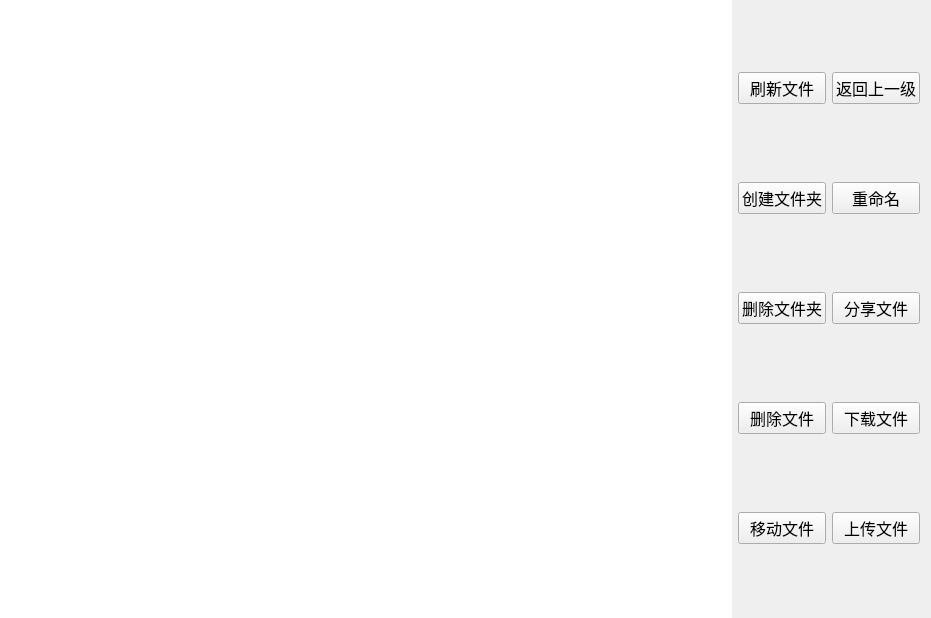
<?xml version="1.0" encoding="UTF-8"?>
<ui version="4.0">
 <class>File</class>
 <widget class="QWidget" name="File">
  <property name="geometry">
   <rect>
    <x>0</x>
    <y>0</y>
    <width>931</width>
    <height>618</height>
   </rect>
  </property>
  <property name="windowTitle">
   <string>Form</string>
  </property>
  <layout class="QGridLayout" name="gridLayout_2">
   <property name="leftMargin">
    <number>0</number>
   </property>
   <property name="topMargin">
    <number>0</number>
   </property>
   <property name="bottomMargin">
    <number>0</number>
   </property>
   <item row="0" column="0">
    <layout class="QHBoxLayout" name="horizontalLayout">
     <item>
      <widget class="QListWidget" name="file_LW">
       <property name="frameShape">
        <enum>QFrame::NoFrame</enum>
       </property>
      </widget>
     </item>
     <item>
      <layout class="QGridLayout" name="gridLayout">
       <item row="0" column="0">
        <widget class="QPushButton" name="flushFile_PB">
         <property name="font">
          <font>
           <family>Agency FB</family>
           <pointsize>12</pointsize>
          </font>
         </property>
         <property name="text">
          <string>刷新文件</string>
         </property>
        </widget>
       </item>
       <item row="0" column="1">
        <widget class="QPushButton" name="return_PB">
         <property name="font">
          <font>
           <family>Agency FB</family>
           <pointsize>12</pointsize>
          </font>
         </property>
         <property name="text">
          <string>返回上一级</string>
         </property>
        </widget>
       </item>
       <item row="1" column="0">
        <widget class="QPushButton" name="mkdir_PB">
         <property name="font">
          <font>
           <family>Agency FB</family>
           <pointsize>12</pointsize>
          </font>
         </property>
         <property name="text">
          <string>创建文件夹</string>
         </property>
        </widget>
       </item>
       <item row="1" column="1">
        <widget class="QPushButton" name="renameFile_PB">
         <property name="font">
          <font>
           <family>Agency FB</family>
           <pointsize>12</pointsize>
          </font>
         </property>
         <property name="text">
          <string>重命名</string>
         </property>
        </widget>
       </item>
       <item row="2" column="0">
        <widget class="QPushButton" name="rmdir_PB">
         <property name="font">
          <font>
           <family>Agency FB</family>
           <pointsize>12</pointsize>
          </font>
         </property>
         <property name="text">
          <string>删除文件夹</string>
         </property>
        </widget>
       </item>
       <item row="2" column="1">
        <widget class="QPushButton" name="shareFile_PB">
         <property name="font">
          <font>
           <family>Agency FB</family>
           <pointsize>12</pointsize>
          </font>
         </property>
         <property name="text">
          <string>分享文件</string>
         </property>
        </widget>
       </item>
       <item row="3" column="0">
        <widget class="QPushButton" name="rmFile_PB">
         <property name="font">
          <font>
           <family>Agency FB</family>
           <pointsize>12</pointsize>
          </font>
         </property>
         <property name="text">
          <string>删除文件</string>
         </property>
        </widget>
       </item>
       <item row="3" column="1">
        <widget class="QPushButton" name="downloadFile_PB">
         <property name="font">
          <font>
           <family>Agency FB</family>
           <pointsize>12</pointsize>
          </font>
         </property>
         <property name="text">
          <string>下载文件</string>
         </property>
        </widget>
       </item>
       <item row="4" column="0">
        <widget class="QPushButton" name="moveFile_PB">
         <property name="font">
          <font>
           <family>Agency FB</family>
           <pointsize>12</pointsize>
          </font>
         </property>
         <property name="text">
          <string>移动文件</string>
         </property>
        </widget>
       </item>
       <item row="4" column="1">
        <widget class="QPushButton" name="uploadFile_PB">
         <property name="font">
          <font>
           <family>Agency FB</family>
           <pointsize>12</pointsize>
          </font>
         </property>
         <property name="text">
          <string>上传文件</string>
         </property>
        </widget>
       </item>
      </layout>
     </item>
    </layout>
   </item>
  </layout>
 </widget>
 <resources/>
 <connections/>
</ui>
